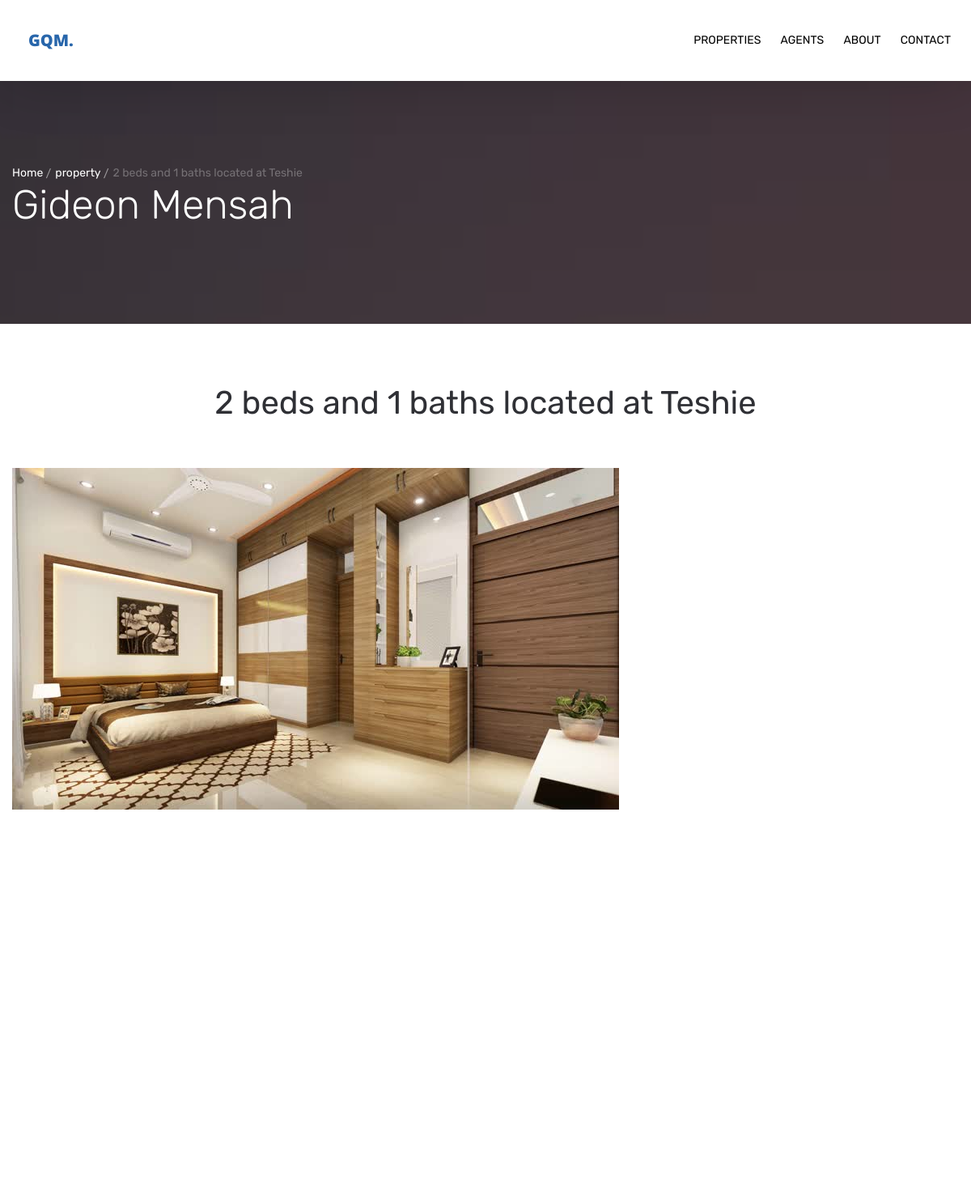
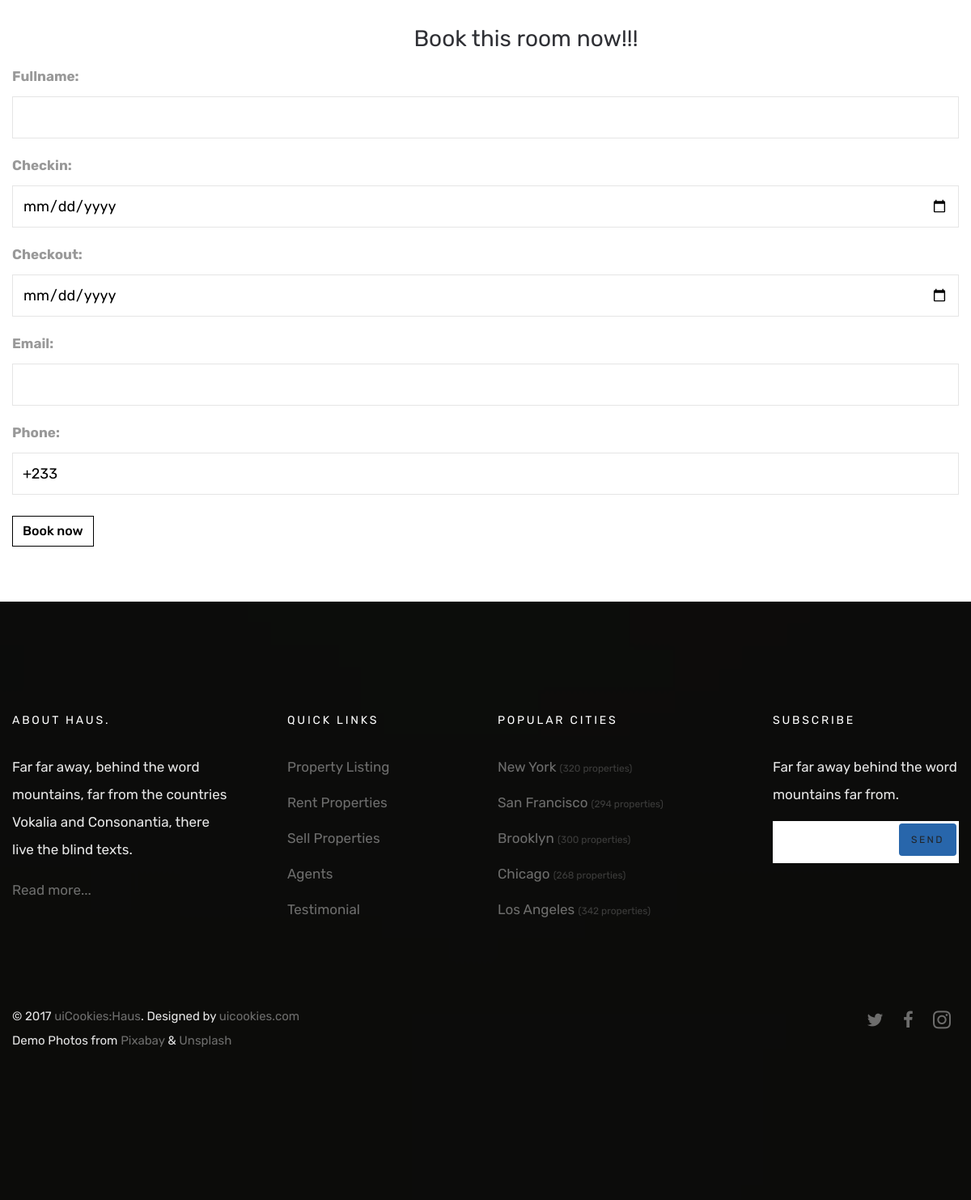
The app's page /property1/ with its own data (2 pictures, top to bottom).
### mainapp/models.py (models this page shows)
class Properties(models.Model):
    categories=models.ForeignKey(Categories,null=True,on_delete=models.SET_NULL)
    name=models.CharField(max_length=255)
    location=models.CharField(max_length=255)
    type= models.CharField(choices=roomtype,max_length=25)
    price=models.PositiveIntegerField()
    area=models.DecimalField(decimal_places=2,max_digits=10)
    numofbeds=models.PositiveIntegerField()
    numofbath=models.PositiveIntegerField()
    numofgarage=models.CharField(max_length=10)
    photo = models.ImageField(upload_to='rooms',null=True)
    roomdetail=models.TextField(max_length=255,default=True)
    def __str__(self):
        return f"{self.numofbeds} beds and {self.numofbath} baths located at {self.location}"
    class Meta:
        verbose_name='Property'
        verbose_name_plural='Properties'

### mainapp/views.py (the view)
# urls.py: path('<int:id>/',views.property_detail,name='detail'),
def property_detail(request,id):
   detailofproperty=Properties.objects.get(id=id)
   newname=detailofproperty
   if request.method == 'POST':
       reserve_form=ReservationForm(request.POST)
       if reserve_form.is_valid():
            fullname=reserve_form.cleaned_data['fullname']
            checkin =reserve_form.cleaned_data['checkin']
            checkout = reserve_form.cleaned_data['checkout']
            email=reserve_form.cleaned_data['email']
            phone=reserve_form.cleaned_data['phone']
            reserve_form= Reservation.objects.create(
                checkin=checkin, checkout=checkout,room=newname,email=email,phone=phone,fullname=fullname)
            try:
                subject="Thank you for choosing us"
                message="We will call you soon for comfirmation"
                mainmail='axumono@gmail.com'
                send_mail(subject,message,mainmail,[email])
                reserve_form.save()
            except BadHeaderError:
                return HttpResponse('Invalid header found.')
            return redirect('booked')
   else:
        reserve_form=ReservationForm()
   context={
       'listproperty':detailofproperty,
       'reserve' : reserve_form,
   }
   return render(request,'property/detail.html',context)

### mainapp/forms.py
class ReservationForm(forms.ModelForm):
    class Meta:
       model=Reservation
       fields='__all__'
       exclude=('room',)
       widgets = {
        'checkin':DateInput(attrs={'class':  'form-control datepicker'}),
        'checkout':DateInput(attrs={'class': 'form-control datepicker'}),
        'email':forms.EmailInput( attrs={'class': 'form-control datepicker'}),
        'fullname':forms.TextInput(attrs={'class': 'form-control'}),
        'phone':forms.TextInput(attrs={'class': 'form-control'}),
        }

### mainapp/models.py (called while the page is built)
    def __str__(self):
        return self.categories

### templates/property/detail.html (shortened to what this page needs)
{% extends 'base.html' %}
{% block body %}
{% load crispy_forms_tags %}
<section class="probootstrap-slider flexslider2 page-inner">
  <div class="overlay"></div>
  <div class="probootstrap-wrap-banner">
    <div class="container">
      <div class="row">
        <div class="col-md-8">
          <div class="page-title probootstrap-animate">
            <div class="probootstrap-breadcrumbs">
              <a href="{% url 'home' %}">Home</a><a
                href="{% url 'propertylist' %}">property</a><span>{{listproperty}}</span>
            </div>
            <h1>{{listproperty.name}}</h1>
          </div>
        </div>
      </div>
    </div>
  </div>
  <ul class="slides">
    <li style="background-image: url(../../static/img/slider_1.jpg);"></li>
  </ul>
</section>
<section class="probootstrap-section">
  <div class="container">
    <div class="row heading">
      <div class="col-md-12">
        <h1 class="mt0 mb50 text-center">{{listproperty}}</h1>
      </div>
    </div>
    <div class="row">
      <div class="col-md-12">
        <p><img src="{{listproperty.photo.url}}" style="text-align: center;" class="img-responsive"
            alt="Oops no image available"></p>
      </div>
    </div>
  </div>
  <form method="POST" style="margin-top:0%;">
    <h3 style="margin-left: 100px; text-align: center;">Book this room now!!!</h3>
    <div class="container probootstrap-card" style="box-shadow: 20%;">
      {{reserve.as_p}}
      <input class="btn btn-primary" style="margin-top: 10px; box-shadow: 20px 10px 20px 10px;" type="submit"
        value="Book now">
  </form>
</section>
{% endblock %}

### records on screen
Properties: numofbeds+numofbath+location "2 beds and 1 baths located at Teshie", name "Gideon Mensah", photo (picture)
